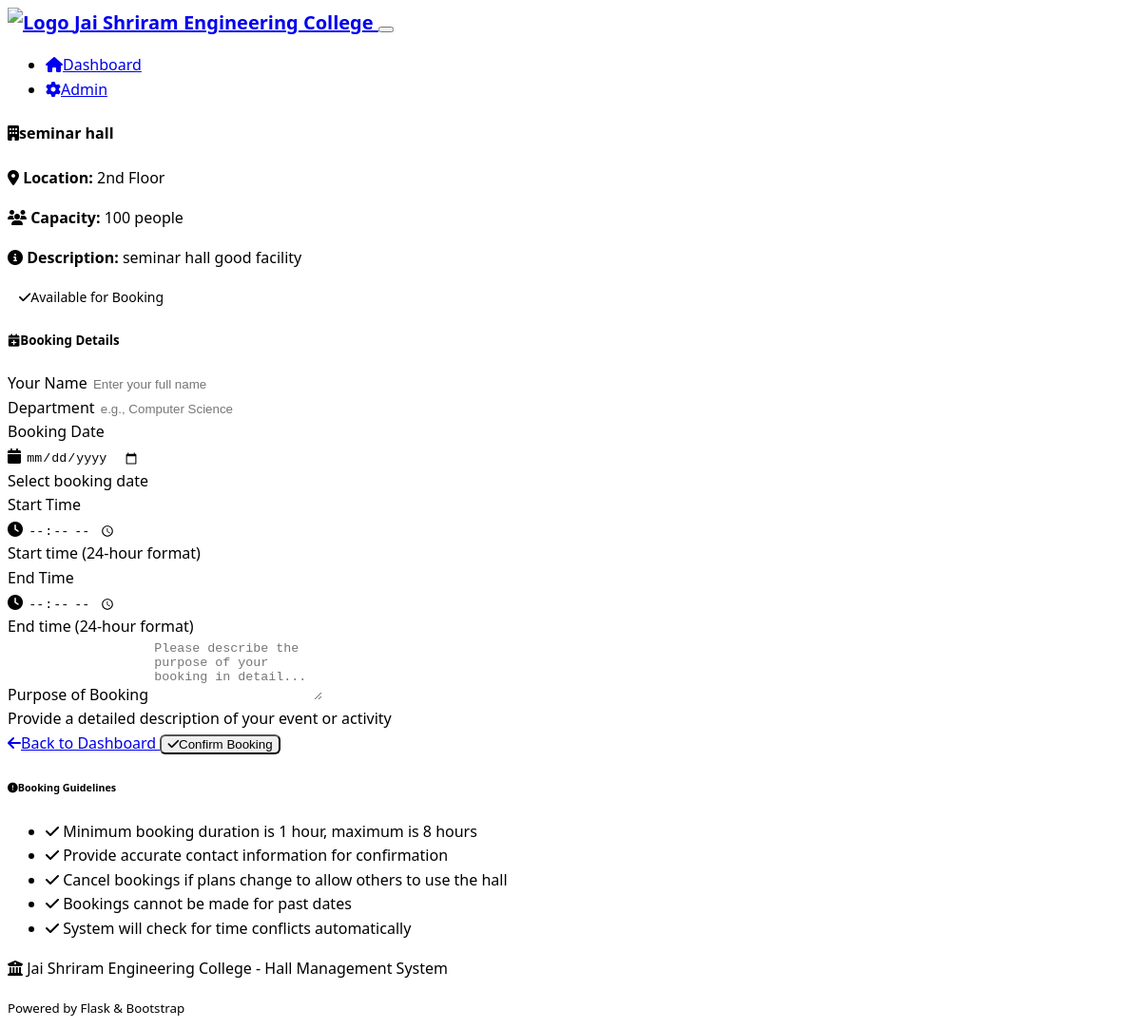
Screenshot of /book/1 with the database file from the repository.
### models.py (models this page shows, shortened)
class Settings(db.Model):
    id = db.Column(Integer, primary_key=True)
    college_name = db.Column(String(200), default='College Name')
    college_logo_url = db.Column(String(500))
    admin_emails = db.Column(Text)  # Comma-separated email addresses
    is_setup_complete = db.Column(Boolean, default=False)
    created_at = db.Column(DateTime, default=datetime.utcnow)
    updated_at = db.Column(DateTime, default=datetime.utcnow, onupdate=datetime.utcnow)

class Hall(db.Model):
    id = db.Column(Integer, primary_key=True)
    name = db.Column(String(100), nullable=False, unique=True)
    capacity = db.Column(Integer, nullable=False)
    location = db.Column(String(200), nullable=False)
    description = db.Column(Text)
    is_available = db.Column(Boolean, default=True, nullable=False)
    created_at = db.Column(DateTime, default=datetime.utcnow)
    bookings = db.relationship('Booking', backref='hall', lazy=True, cascade='all, delete-orphan')

### routes.py (the view, shortened to what this page needs)
@app.route('/book/<int:hall_id>', methods=['GET', 'POST'])
def book_hall(hall_id):
    hall = Hall.query.get_or_404(hall_id)
    settings = Settings.query.first()
    form = BookingForm()
    from datetime import date
    return render_template('booking.html', hall=hall, form=form, settings=settings, today=date.today())

### forms.py (shortened to what this page needs)
class BookingForm(FlaskForm):
    student_name = StringField('Your Name', validators=[
        DataRequired(message='Name is required'),
        Length(min=2, max=100, message='Name must be between 2 and 100 characters')
    ])
    department = StringField('Department', validators=[
        DataRequired(message='Department is required'),
        Length(min=2, max=100, message='Department must be between 2 and 100 characters')
    ])
    purpose = TextAreaField('Purpose of Booking', validators=[
        DataRequired(message='Purpose is required'),
        Length(min=10, max=1000, message='Purpose must be between 10 and 1000 characters')
    ])
    booking_date = DateField('Booking Date', validators=[
        DataRequired(message='Booking date is required')
    ])
    start_time = TimeField('Start Time', validators=[
        DataRequired(message='Start time is required')
    ])
    end_time = TimeField('End Time', validators=[
        DataRequired(message='End time is required')
    ])

### app.py (called while the page is built)
@app.context_processor
def inject_settings():
    from models import Settings
    settings = Settings.query.first()
    return dict(settings=settings)

### templates/booking.html (shortened to what this page needs)
{% extends "base.html" %}
{% block content %}
<div class="row justify-content-center">
    <div class="col-md-8">
        <div class="card mb-4">
            <div class="card-header">
                <h4 class="card-title mb-0">
                    <i class="fas fa-building me-2"></i>{{ hall.name }}
                </h4>
            </div>
            <div class="card-body">
                <div class="row">
                    <div class="col-md-6">
                        <p class="mb-2">
                            <i class="fas fa-map-marker-alt me-2 text-muted"></i>
                            <strong>Location:</strong> {{ hall.location }}
                        </p>
                        <p class="mb-2">
                            <i class="fas fa-users me-2 text-muted"></i>
                            <strong>Capacity:</strong> {{ hall.capacity }} people
                        </p>
                    </div>
                    <div class="col-md-6">
                        {% if hall.description %}
                            <p class="mb-2">
                                <i class="fas fa-info-circle me-2 text-muted"></i>
                                <strong>Description:</strong> {{ hall.description }}
                            </p>
                        {% endif %}
                        <span class="badge bg-success">
                            <i class="fas fa-check me-1"></i>Available for Booking
                        </span>
                    </div>
                </div>
            </div>
        </div>
        <div class="card">
            <div class="card-header">
                <h5 class="card-title mb-0">
                    <i class="fas fa-calendar-plus me-2"></i>Booking Details
                </h5>
            </div>
            <div class="card-body">
                <form method="POST" id="booking-form">
                    <div class="row">
                        <div class="col-md-6 mb-3">
                            {{ form.student_name.label(class="form-label") }}
                            {{ form.student_name(class="form-control", placeholder="Enter your full name") }}
                        </div>
                        <div class="col-md-6 mb-3">
                            {{ form.department.label(class="form-label") }}
                            {{ form.department(class="form-control", placeholder="e.g., Computer Science") }}
                        </div>
                    </div>
                    <div class="row">
                        <div class="col-md-4 mb-3">
                            {{ form.booking_date.label(class="form-label") }}
                            <div class="input-group">
                                <span class="input-group-text"><i class="fas fa-calendar"></i></span>
                                {{ form.booking_date(class="form-control", min=today.strftime('%Y-%m-%d')) }}
                            </div>
                            <div class="form-text">Select booking date</div>
                        </div>
                        <div class="col-md-4 mb-3">
                            {{ form.start_time.label(class="form-label") }}
                            <div class="input-group">
                                <span class="input-group-text"><i class="fas fa-clock"></i></span>
                                {{ form.start_time(class="form-control") }}
                            </div>
                            <div class="form-text">Start time (24-hour format)</div>
                        </div>
                        <div class="col-md-4 mb-3">
                            {{ form.end_time.label(class="form-label") }}
                            <div class="input-group">
                                <span class="input-group-text"><i class="fas fa-clock"></i></span>
                                {{ form.end_time(class="form-control") }}
                            </div>
                            <div class="form-text">End time (24-hour format)</div>
                        </div>
                    </div>
                    <div class="mb-4">
                        {{ form.purpose.label(class="form-label") }}
                        {{ form.purpose(class="form-control", rows="4", placeholder="Please describe the purpose of your booking in detail...") }}
                        <div class="form-text">Provide a detailed description of your event or activity</div>
                    </div>
                    <div class="d-flex justify-content-between">
                        <a href="{{ url_for('index') }}" class="btn btn-outline-secondary">
                            <i class="fas fa-arrow-left me-1"></i>Back to Dashboard
                        </a>
                        <button type="submit" class="btn btn-success" id="submit-btn">
                            <i class="fas fa-check me-1"></i>Confirm Booking
                        </button>
                    </div>
                </form>
            </div>
        </div>
        <div class="card mt-4">
            <div class="card-header">
                <h6 class="card-title mb-0">
                    <i class="fas fa-exclamation-circle me-2"></i>Booking Guidelines
                </h6>
            </div>
            <div class="card-body">
                <ul class="list-unstyled mb-0">
                    <li class="mb-2">
                        <i class="fas fa-check text-success me-2"></i>
                        Minimum booking duration is 1 hour, maximum is 8 hours
                    </li>
                    <li class="mb-2">
                        <i class="fas fa-check text-success me-2"></i>
                        Provide accurate contact information for confirmation
                    </li>
                    <li class="mb-2">
                        <i class="fas fa-check text-success me-2"></i>
                        Cancel bookings if plans change to allow others to use the hall
                    </li>
                    <li class="mb-2">
                        <i class="fas fa-check text-success me-2"></i>
                        Bookings cannot be made for past dates
                    </li>
                    <li class="mb-0">
                        <i class="fas fa-check text-success me-2"></i>
                        System will check for time conflicts automatically
                    </li>
                </ul>
            </div>
        </div>
    </div>
</div>
{% endblock %}

### templates/base.html (shortened to what this page needs)
<!DOCTYPE html>
<html lang="en" data-bs-theme="dark">
<head>
    <link href="https://cdn.replit.com/agent/bootstrap-agent-dark-theme.min.css" rel="stylesheet">
    <link rel="stylesheet" href="https://cdnjs.cloudflare.com/ajax/libs/font-awesome/6.4.0/css/all.min.css">
    <link rel="stylesheet" href="{{ url_for('static', filename='css/custom.css') }}">
</head>
<body>
    <nav class="navbar navbar-expand-lg navbar-dark bg-dark">
        <div class="container">
            <a class="navbar-brand d-flex align-items-center" href="{{ url_for('index') }}">
                {% if settings and settings.college_logo_url %}
                    <img src="{{ settings.college_logo_url }}" alt="Logo" height="30" class="me-2">
                {% else %}
                    <i class="fas fa-university me-2"></i>
                {% endif %}
                {{ settings.college_name if settings else 'Hall Management System' }}
            </a>
            <button class="navbar-toggler" type="button" data-bs-toggle="collapse" data-bs-target="#navbarNav">
            </button>
            <div class="collapse navbar-collapse" id="navbarNav">
                <ul class="navbar-nav ms-auto">
                    <li class="nav-item">
                        <a class="nav-link" href="{{ url_for('index') }}">
                            <i class="fas fa-home me-1"></i>Dashboard
                        </a>
                    </li>
                    <li class="nav-item">
                        <a class="nav-link" href="{{ url_for('admin') }}">
                            <i class="fas fa-cog me-1"></i>Admin
                        </a>
                    </li>
                </ul>
            </div>
        </div>
    </nav>
    <main class="container mt-4">
        {% block content %}{% endblock %}
    </main>
    <footer class="bg-dark text-light py-4 mt-5">
        <div class="container text-center">
            <p class="mb-0">
                <i class="fas fa-university me-2"></i>
                {{ settings.college_name if settings else 'College Name' }} - Hall Management System
            </p>
            <small class="text-muted">Powered by Flask & Bootstrap</small>
        </div>
    </footer>
</body>
</html>

### static/css/custom.css (style rules this page uses)
:root { --hall-primary: #0d6efd; --hall-success: #198754; --hall-danger: #dc3545; --hall-warning: #ffc107; --hall-info: #0dcaf0; }
body { font-family: 'Segoe UI', Tahoma, Geneva, Verdana, sans-serif; line-height: 1.6; }
.card { transition: transform 0.2s ease-in-out, box-shadow 0.2s ease-in-out; border: 1px solid var(--bs-border-color); }
.badge { font-size: 0.875rem; padding: 0.5rem 0.75rem; }
.btn { border-radius: 6px; font-weight: 500; transition: all 0.2s ease-in-out; }
.form-control, .form-select { border-radius: 6px; border: 1px solid var(--bs-border-color); transition: border-color 0.15s ease-in-out, box-shadow 0.15s ease-in-out; }
.navbar-brand { font-weight: 600; font-size: 1.25rem; }
.navbar-nav .nav-link { font-weight: 500; transition: color 0.2s ease-in-out; }
footer { margin-top: auto; }

### rows the page displays
Settings: college_name "Jai Shriram Engineering College"
Hall: name "seminar hall", location "2nd Floor", capacity "100", description "seminar hall good facility"
